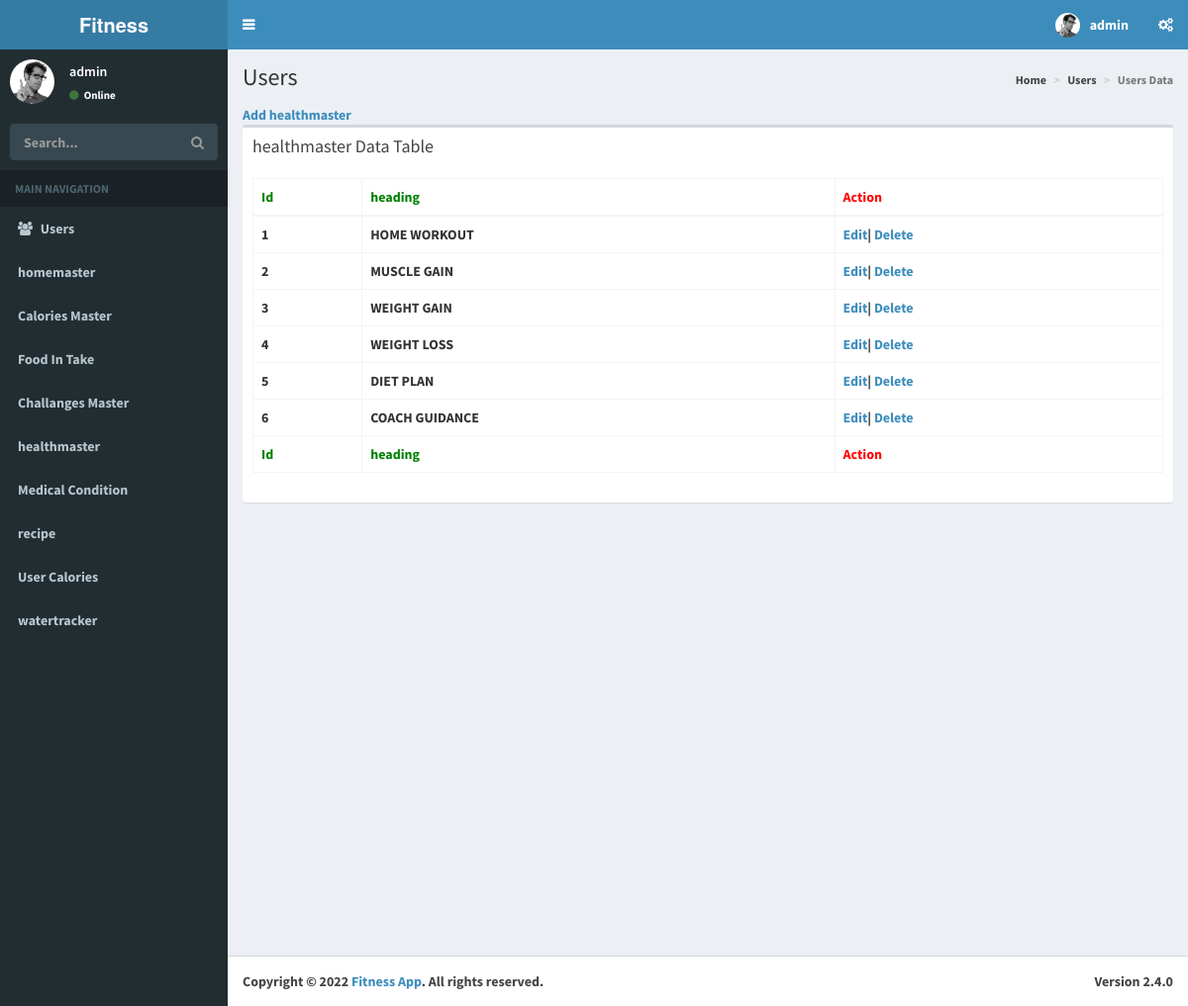
/admin/healthmaster.php (signed in), run on the app's committed database.
### tables this page shows
CREATE TABLE `healthmaster` (
  `id` int(11) NOT NULL,
  `icon` varchar(200) NOT NULL,
  `heading` varchar(400) NOT NULL
);

### admin/healthmaster.php (the view, shortened to what this page needs)
<?php
include("includes/header.php");
$query  = "SELECT * FROM `healthmaster`  ORDER BY `healthmaster`.`id` DESC";
$resnum = mysqli_query($con, $query);
?>
<div class="content-wrapper" style="min-height: 916.281px;">
    <section class="content-header">
        <h1>
            Users
        </h1>
        <ol class="breadcrumb">
            <li><a href="#><i class=" fa fa-dashboard"></i> Home</a></li>
            <li><a href="#">Users</a></li>
            <li class="active">Users Data</li>
        </ol>
    </section>
    <section class="content">
        <div class="row">
            <div class="col-xs-12">
                <a href="<?php echo BASE_URL; ?>/addHealthmaster.php">Add healthmaster</a>
                <div class="box">
                    <div class="box-header">
                        <h3 class="box-title">healthmaster Data Table</h3>
                    </div>
                    <div class="box-body">
                        <div id="example2_wrapper" class="dataTables_wrapper form-inline dt-bootstrap">
                            <div class="row">
                                <div class="col-sm-6"></div>
                                <div class="col-sm-6"></div>
                            </div>
                            <div class="row">
                                <div class="col-sm-12">
                                    <table id="example2" class="table table-bordered table-hover dataTable" role="grid" aria-describedby="example2_info">
                                        <thead>
                                            <tr role="row">
                                                <th class="sorting_asc" style="color: green" tabindex="0" aria-controls="example2" rowspan="1" colspan="1" aria-sort="ascending" aria-label="Rendering engine: activate to sort column descending">
                                                    Id
                                                </th>
                                                <th class="sorting" style="color: green" tabindex="0" aria-controls="example2" rowspan="1" colspan="1" aria-label="Browser: activate to sort column ascending">
                                                    heading
                                                </th>
                                                <th class="sorting" style="color: red" tabindex="0" aria-controls="example2" rowspan="1" colspan="1" aria-label="CSS grade: activate to sort column ascending">
                                                    Action
                                                </th>
                                            </tr>
                                        </thead>
                                        <tbody>
                                            <?php
                                            $i = 1;
                                            while ($result_arr = mysqli_fetch_assoc($resnum)) {
                                            ?>
                                                <tr role="row" class="odd">
                                                    <td class="sorting_1"><?php echo $i; ?></td>
                                                    <td><?php echo $result_arr['heading']; ?></td>
                                                    <td>
                                                        <a href="<?php echo BASE_URL; ?>/edithealthmaster.php?id=<?php echo $result_arr['id']; ?>">Edit</a>|
                                                        <a href="<?php echo BASE_URL; ?>/deletehealthmaster.php?id=<?php echo $result_arr['id']; ?>">Delete</a>
                                                    </td>
                                                </tr>
                                            <?php
                                                $i++;
                                            } ?>
                                        </tbody>
                                        <tfoot>
                                            <tr>
                                                <th rowspan="1" colspan="1" style="color: green">Id</th>
                                                <th rowspan="1" colspan="1" style="color: green">heading</th>
                                                <th rowspan="1" colspan="1" style="color: red">Action</th>
                                            </tr>
                                        </tfoot>
                                    </table>
                                </div>
                            </div>
                        </div>
                    </div>
                </div>
            </div>
        </div>
    </section>
</div>
<?php
include("includes/footer.php");
?>

### data on the page
healthmaster: heading "HOME WORKOUT"
healthmaster: heading "MUSCLE GAIN"
healthmaster: heading "WEIGHT GAIN"
healthmaster: heading "WEIGHT LOSS"
healthmaster: heading "DIET PLAN"
healthmaster: heading "COACH GUIDANCE"

### other printed values
$adminData['name'] "admin"
